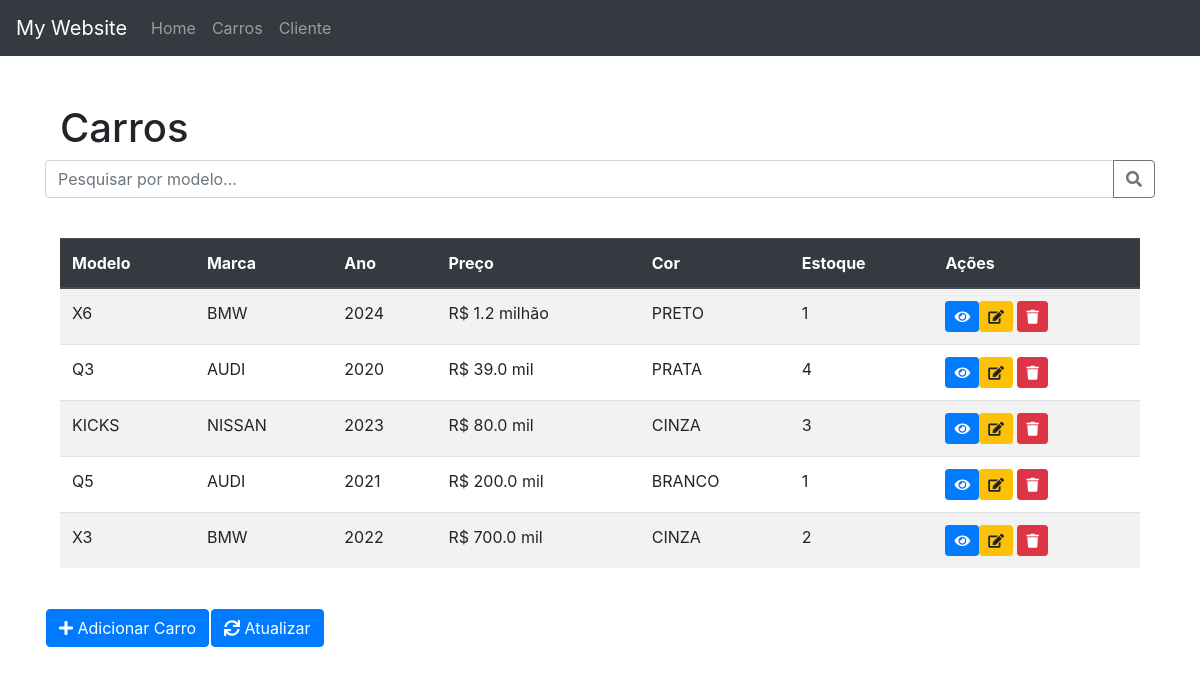
Page /carros/ on the committed database.
### carros/models.py (models this page shows, shortened)
class Carro(models.Model):
    marca = models.CharField(max_length=100)
    modelo = models.CharField(max_length=100)
    ano = models.IntegerField()
    preco = models.FloatField()
    cor = models.CharField(max_length=100)
    data_criacao = models.DateTimeField(auto_now_add=True)
    estoque = models.IntegerField()
    imagem = models.ImageField(upload_to='carros', null=True, blank=True)

### carros/views.py (the view)
# urls.py: path('', views.listar_carros, name='listar_carros'),
def listar_carros(request):
    carros = Carro.objects.all()
    for carro in carros:
        carro.preco_formatado = formatar_preco(carro.preco)
    return render(request, 'listar_carros.html', {'carros': carros})

### carros/utils.py (called while the page is built)
def formatar_preco(preco):
    if preco >= 1000000:
        return f'R$ {preco / 1000000:.1f} milhão'
    elif preco >= 1000:
        return f'R$ {preco / 1000:.1f} mil'
    else:
        return f'R$ {preco:.2f}'

### carros/templates/listar_carros.html (shortened to what this page needs)
{% extends 'basic.html' %}
{% load static %}
{% block css %}
<link rel="stylesheet" href="{% static 'carros/css/carros.css' %}">
{% endblock %}
{% block content %}
<div class="container mt-5">
    <div class="row mb-3">
        <div class="col-md-6">
            <h1>Carros</h1>
        </div>
        <div class="input-group">
            <input type="text" name="q" class="form-control" id="query" placeholder="Pesquisar por modelo...">
            <div class="input-group-append">
                <button type="submit" onclick="pesquisar_carro()" class="btn btn-outline-secondary">
                    <i class="fas fa-search"></i>
                </button>
            </div>
        </div>
    </div>
    <br>
    <table class="table table table-striped table-hover" id='hidden' >
        <thead class="thead-dark">
            <tr>
                <th>Modelo</th>
                <th>Marca</th>
                <th>Ano</th>
                <th>Preço</th>
                <th>Cor</th>
                <th>Estoque</th>
                <th>Ações</th>
            </tr>
        </thead>
        <tbody>
            {% for carro in carros %}
                <tr>
                    <td>{{ carro.modelo }}</td>
                    <td>{{ carro.marca }}</td>
                    <td>{{ carro.ano }}</td>
                    <td>{{ carro.preco_formatado }}</td>
                    <td>{{ carro.cor }}</td>
                    <td>{{ carro.estoque }}</td>
                    <td>
                        <a href="{% url 'carro' carro.id %}" class="btn btn-primary btn-sm">
                            <i class="fas fa-eye"></i>
                        <a href="{% url 'editar_carro' carro.id %}" class="btn btn-warning btn-sm">
                            <i class="fas fa-edit"></i>
                        </a>
                        <a onclick="apagar_carro({{ carro.id }})" class="btn btn-danger btn-sm">
                            <i class="fas fa-trash"></i>
                        </a>
                </tr>
            {% endfor %}
        </tbody>
    </table>
</div>
<br>
<table>
    <tr>
        <td>
            <a href="{% url 'criar_carro' %}" class="btn btn-primary">
                <i class="fas fa-plus"></i> Adicionar Carro
            </a>
        </td>
        <td>
            <a href="{% url 'listar_carros' %}" class="btn btn-primary">
                <i class="fas fa-sync"></i> Atualizar
            </a>
        </td>
    </tr>
{% endblock %}

### rows in the picture
Carro: modelo "X6", marca "BMW", ano "2024", preco_formatado "R$ 1.2 milhão", cor "PRETO", estoque "1"
Carro: modelo "Q3", marca "AUDI", ano "2020", preco_formatado "R$ 39.0 mil", cor "PRATA", estoque "4"
Carro: modelo "KICKS", marca "NISSAN", ano "2023", preco_formatado "R$ 80.0 mil", cor "CINZA", estoque "3"
Carro: modelo "Q5", marca "AUDI", ano "2021", preco_formatado "R$ 200.0 mil", cor "BRANCO", estoque "1"
Carro: modelo "X3", marca "BMW", ano "2022", preco_formatado "R$ 700.0 mil", cor "CINZA", estoque "2"
